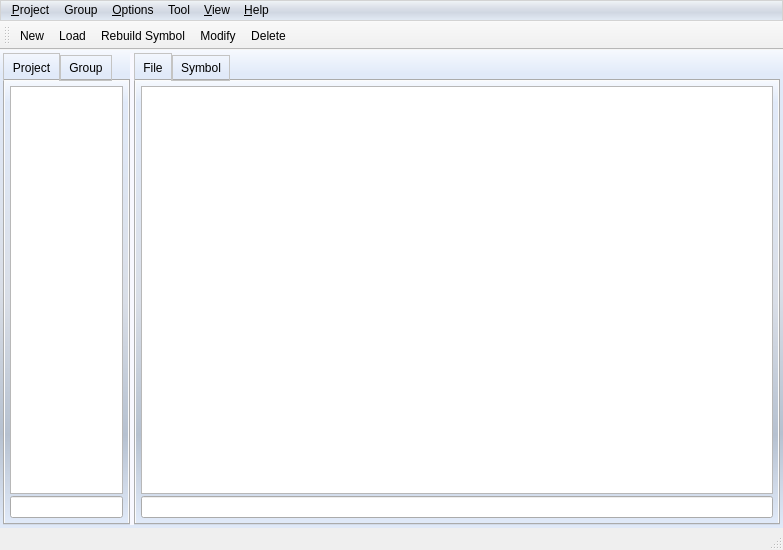
<?xml version="1.0" encoding="UTF-8"?>
<ui version="4.0">
 <author>YCH</author>
 <class>mainWindow</class>
 <widget class="QMainWindow" name="mainWindow">
  <property name="geometry">
   <rect>
    <x>0</x>
    <y>0</y>
    <width>783</width>
    <height>550</height>
   </rect>
  </property>
  <property name="windowTitle">
   <string>Blink</string>
  </property>
  <property name="styleSheet">
   <string notr="true">QPushButton:hover:flat { border: 1px solid grey; border-radius: 3px}
QTreeView {selection-background-color:steelblue}
QListWidget {selection-background-color:steelblue}

QMenuBar {
	background-color: qlineargradient(x1:0, y1:0, x2:0, y2:1, stop:0 #f2f6f8, stop:0.4 #d9dee7, stop:0.6 #d0d7e2, stop: 1 #e4ecf6);
	border: 1px solid lightgrey;
} 

QTabBar::tab {
    background: qlineargradient(x1: 0, y1: 0, x2: 0, y2: 1,
                                stop: 0 #E1E1E1, stop: 0.4 #DDDDDD,
                                stop: 0.5 #D8D8D8, stop: 1.0 #D3D3D3);
    border: 1px solid #C4C4C3;
	padding: 5px;
    min-width: 8ex;
}

QTabBar::tab:selected, QTabBar::tab:hover {
    background: qlineargradient(x1: 0, y1: 0, x2: 0, y2: 1,
                                stop: 0 #fafafa, stop: 0.4 #f4f4f4,
                                stop: 0.5 #e7e7e7, stop: 1.0 #fafafa);
	padding: 5px;
	padding-left: 8px;
	padding-right: 8px;
	border-bottom: 0px
}

QTabBar::tab:!selected {
    margin-top: 2px;
	padding: 5px;
	padding-left: 8px;
	padding-right: 8px;
}

QSplitter::handle {
	background: ghostwhite;
}
</string>
  </property>
  <widget class="QWidget" name="centralwidget">
   <property name="sizePolicy">
    <sizepolicy hsizetype="Expanding" vsizetype="Expanding">
     <horstretch>1</horstretch>
     <verstretch>1</verstretch>
    </sizepolicy>
   </property>
   <property name="styleSheet">
    <string notr="true">.QWidget {background-color: qlineargradient(x1:0, y1:0, x2:0, y2:1, stop:0 #f6f9fe, stop:0.05 #e1eaf9, stop:0.5 #d9dee7 , stop:0.8 #b6c1d0, stop: 1 #e1eaf9);}</string>
   </property>
   <layout class="QGridLayout" name="gridLayout">
    <property name="leftMargin">
     <number>0</number>
    </property>
    <property name="topMargin">
     <number>0</number>
    </property>
    <property name="rightMargin">
     <number>0</number>
    </property>
    <property name="bottomMargin">
     <number>0</number>
    </property>
    <property name="spacing">
     <number>0</number>
    </property>
    <item row="0" column="0">
     <widget class="QWidget" name="containerwidget" native="true">
      <property name="sizePolicy">
       <sizepolicy hsizetype="Expanding" vsizetype="Expanding">
        <horstretch>1</horstretch>
        <verstretch>1</verstretch>
       </sizepolicy>
      </property>
      <layout class="QGridLayout" name="gridLayout_2">
       <property name="leftMargin">
        <number>3</number>
       </property>
       <property name="topMargin">
        <number>3</number>
       </property>
       <property name="rightMargin">
        <number>3</number>
       </property>
       <property name="bottomMargin">
        <number>3</number>
       </property>
       <property name="spacing">
        <number>3</number>
       </property>
       <item row="0" column="1">
        <widget class="QSplitter" name="splitter">
         <property name="sizePolicy">
          <sizepolicy hsizetype="Expanding" vsizetype="Expanding">
           <horstretch>0</horstretch>
           <verstretch>0</verstretch>
          </sizepolicy>
         </property>
         <property name="frameShadow">
          <enum>QFrame::Plain</enum>
         </property>
         <property name="midLineWidth">
          <number>0</number>
         </property>
         <property name="orientation">
          <enum>Qt::Horizontal</enum>
         </property>
         <property name="opaqueResize">
          <bool>true</bool>
         </property>
         <property name="childrenCollapsible">
          <bool>false</bool>
         </property>
         <widget class="QTabWidget" name="mainTabWidget">
          <property name="sizePolicy">
           <sizepolicy hsizetype="Expanding" vsizetype="Expanding">
            <horstretch>1</horstretch>
            <verstretch>1</verstretch>
           </sizepolicy>
          </property>
          <property name="styleSheet">
           <string notr="true"/>
          </property>
          <property name="currentIndex">
           <number>0</number>
          </property>
          <property name="iconSize">
           <size>
            <width>22</width>
            <height>22</height>
           </size>
          </property>
          <property name="documentMode">
           <bool>false</bool>
          </property>
          <property name="tabsClosable">
           <bool>false</bool>
          </property>
          <property name="movable">
           <bool>true</bool>
          </property>
          <widget class="QWidget" name="projectTab">
           <attribute name="icon">
            <iconset resource="../app.qrc">
             <normaloff>:/Images/project.png</normaloff>:/Images/project.png</iconset>
           </attribute>
           <attribute name="title">
            <string>Project</string>
           </attribute>
           <layout class="QVBoxLayout">
            <property name="spacing">
             <number>2</number>
            </property>
            <property name="leftMargin">
             <number>5</number>
            </property>
            <property name="topMargin">
             <number>5</number>
            </property>
            <property name="rightMargin">
             <number>5</number>
            </property>
            <property name="bottomMargin">
             <number>5</number>
            </property>
            <item>
             <widget class="CProjectListWidget" name="project_listView">
              <property name="focusPolicy">
               <enum>Qt::WheelFocus</enum>
              </property>
              <property name="styleSheet">
               <string notr="true">QTreeView::item {color: #0066FF;}
QTreeView::item:selected
{
color: white;
background-color:qlineargradient(x1: 0, y1: 0, x2: 0, y2: 1, stop: 0 #97C0FC, stop: 1 #70A9FF);
}</string>
              </property>
              <property name="editTriggers">
               <set>QAbstractItemView::NoEditTriggers</set>
              </property>
              <property name="selectionMode">
               <enum>QAbstractItemView::ExtendedSelection</enum>
              </property>
              <property name="uniformRowHeights">
               <bool>true</bool>
              </property>
              <property name="allColumnsShowFocus">
               <bool>true</bool>
              </property>
             </widget>
            </item>
            <item>
             <layout class="QGridLayout" rowstretch="0" columnstretch="0">
              <property name="horizontalSpacing">
               <number>6</number>
              </property>
              <item row="0" column="0">
               <widget class="QLineEdit" name="projectPattern_lineEdit">
                <property name="sizePolicy">
                 <sizepolicy hsizetype="Preferred" vsizetype="Fixed">
                  <horstretch>0</horstretch>
                  <verstretch>0</verstretch>
                 </sizepolicy>
                </property>
                <property name="maximumSize">
                 <size>
                  <width>16777215</width>
                  <height>16777215</height>
                 </size>
                </property>
                <property name="sizeIncrement">
                 <size>
                  <width>0</width>
                  <height>0</height>
                 </size>
                </property>
               </widget>
              </item>
             </layout>
            </item>
           </layout>
          </widget>
          <widget class="QWidget" name="groupTab">
           <attribute name="icon">
            <iconset resource="../app.qrc">
             <normaloff>:/Images/group.png</normaloff>:/Images/group.png</iconset>
           </attribute>
           <attribute name="title">
            <string>Group</string>
           </attribute>
           <layout class="QVBoxLayout">
            <property name="spacing">
             <number>2</number>
            </property>
            <property name="leftMargin">
             <number>5</number>
            </property>
            <property name="topMargin">
             <number>5</number>
            </property>
            <property name="rightMargin">
             <number>5</number>
            </property>
            <property name="bottomMargin">
             <number>5</number>
            </property>
            <item>
             <widget class="CGroupListWidget" name="group_listView">
              <property name="sizePolicy">
               <sizepolicy hsizetype="Expanding" vsizetype="Expanding">
                <horstretch>0</horstretch>
                <verstretch>0</verstretch>
               </sizepolicy>
              </property>
              <property name="styleSheet">
               <string notr="true">QTreeView::item {color: #0066FF;
background-color:qlineargradient(x1: 0, y1: 0, x2: 1, y2: 0, stop: 0 white, stop: 1 #FAFAFA)
}
QTreeView::item:selected
{
color: white;
background-color:qlineargradient(x1: 0, y1: 0, x2: 0, y2: 1, stop: 0 #97C0FC, stop: 1 #70A9FF);
}</string>
              </property>
              <property name="editTriggers">
               <set>QAbstractItemView::NoEditTriggers</set>
              </property>
              <property name="selectionMode">
               <enum>QAbstractItemView::ExtendedSelection</enum>
              </property>
              <property name="uniformRowHeights">
               <bool>true</bool>
              </property>
              <property name="allColumnsShowFocus">
               <bool>true</bool>
              </property>
             </widget>
            </item>
            <item>
             <layout class="QGridLayout" name="gridLayout_3">
              <item row="0" column="0">
               <widget class="QLineEdit" name="groupPattern_lineEdit"/>
              </item>
             </layout>
            </item>
           </layout>
          </widget>
         </widget>
         <widget class="QTabWidget" name="infoTabWidget">
          <property name="sizePolicy">
           <sizepolicy hsizetype="Expanding" vsizetype="Expanding">
            <horstretch>10</horstretch>
            <verstretch>1</verstretch>
           </sizepolicy>
          </property>
          <property name="minimumSize">
           <size>
            <width>0</width>
            <height>0</height>
           </size>
          </property>
          <property name="maximumSize">
           <size>
            <width>16777215</width>
            <height>16777215</height>
           </size>
          </property>
          <property name="toolTip">
           <string/>
          </property>
          <property name="statusTip">
           <string/>
          </property>
          <property name="inputMethodHints">
           <set>Qt::ImhNone</set>
          </property>
          <property name="currentIndex">
           <number>0</number>
          </property>
          <property name="iconSize">
           <size>
            <width>22</width>
            <height>22</height>
           </size>
          </property>
          <property name="movable">
           <bool>true</bool>
          </property>
          <widget class="QWidget" name="fileTab">
           <attribute name="icon">
            <iconset resource="../app.qrc">
             <normaloff>:/Images/file.png</normaloff>:/Images/file.png</iconset>
           </attribute>
           <attribute name="title">
            <string>File</string>
           </attribute>
           <layout class="QVBoxLayout">
            <property name="spacing">
             <number>2</number>
            </property>
            <property name="leftMargin">
             <number>5</number>
            </property>
            <property name="topMargin">
             <number>5</number>
            </property>
            <property name="rightMargin">
             <number>5</number>
            </property>
            <property name="bottomMargin">
             <number>5</number>
            </property>
            <item>
             <widget class="CFileListWidget" name="file_listView">
              <property name="sizePolicy">
               <sizepolicy hsizetype="Expanding" vsizetype="Expanding">
                <horstretch>0</horstretch>
                <verstretch>0</verstretch>
               </sizepolicy>
              </property>
              <property name="focusPolicy">
               <enum>Qt::WheelFocus</enum>
              </property>
              <property name="styleSheet">
               <string notr="true">QTreeView::item {color: #0066FF;}
QTreeView::item:selected
{
color: white;
background-color:qlineargradient(x1: 0, y1: 0, x2: 0, y2: 1, stop: 0 #97C0FC, stop: 1 #70A9FF);
}</string>
              </property>
              <property name="editTriggers">
               <set>QAbstractItemView::NoEditTriggers</set>
              </property>
              <property name="selectionMode">
               <enum>QAbstractItemView::ExtendedSelection</enum>
              </property>
              <property name="uniformRowHeights">
               <bool>true</bool>
              </property>
              <property name="allColumnsShowFocus">
               <bool>true</bool>
              </property>
             </widget>
            </item>
            <item>
             <widget class="QFrame" name="frame">
              <property name="minimumSize">
               <size>
                <width>20</width>
                <height>21</height>
               </size>
              </property>
              <property name="frameShape">
               <enum>QFrame::NoFrame</enum>
              </property>
              <property name="frameShadow">
               <enum>QFrame::Plain</enum>
              </property>
              <property name="lineWidth">
               <number>0</number>
              </property>
              <layout class="QVBoxLayout">
               <property name="spacing">
                <number>0</number>
               </property>
               <property name="leftMargin">
                <number>0</number>
               </property>
               <property name="topMargin">
                <number>0</number>
               </property>
               <property name="rightMargin">
                <number>0</number>
               </property>
               <property name="bottomMargin">
                <number>0</number>
               </property>
               <item>
                <layout class="QHBoxLayout">
                 <property name="spacing">
                  <number>0</number>
                 </property>
                 <property name="leftMargin">
                  <number>0</number>
                 </property>
                 <property name="topMargin">
                  <number>0</number>
                 </property>
                 <property name="rightMargin">
                  <number>0</number>
                 </property>
                 <property name="bottomMargin">
                  <number>0</number>
                 </property>
                 <item>
                  <widget class="QLineEdit" name="filePattern_lineEdit">
                   <property name="sizePolicy">
                    <sizepolicy hsizetype="Expanding" vsizetype="Fixed">
                     <horstretch>80</horstretch>
                     <verstretch>0</verstretch>
                    </sizepolicy>
                   </property>
                  </widget>
                 </item>
                </layout>
               </item>
              </layout>
             </widget>
            </item>
           </layout>
          </widget>
          <widget class="QWidget" name="symbolTab">
           <attribute name="icon">
            <iconset resource="../app.qrc">
             <normaloff>:/Images/symbol.png</normaloff>:/Images/symbol.png</iconset>
           </attribute>
           <attribute name="title">
            <string>Symbol</string>
           </attribute>
           <layout class="QVBoxLayout">
            <property name="spacing">
             <number>2</number>
            </property>
            <property name="leftMargin">
             <number>5</number>
            </property>
            <property name="topMargin">
             <number>5</number>
            </property>
            <property name="rightMargin">
             <number>5</number>
            </property>
            <property name="bottomMargin">
             <number>5</number>
            </property>
            <item>
             <widget class="CSearchTextEdit" name="symbol_textBrowser"/>
            </item>
            <item>
             <widget class="QFrame" name="searchFrame">
              <property name="enabled">
               <bool>true</bool>
              </property>
              <property name="styleSheet">
               <string notr="true">QFrame {color: #0066FF;
background-color:qlineargradient(x1: 0, y1: 0, x2: 0, y2: 1, stop: 0 #e6f0fc, stop: 1 #cee1ff);
} </string>
              </property>
              <property name="frameShape">
               <enum>QFrame::NoFrame</enum>
              </property>
              <property name="frameShadow">
               <enum>QFrame::Plain</enum>
              </property>
              <property name="lineWidth">
               <number>0</number>
              </property>
              <layout class="QGridLayout" name="gridLayout_5" rowstretch="0,0" columnstretch="0,0,0,0">
               <property name="leftMargin">
                <number>4</number>
               </property>
               <property name="topMargin">
                <number>0</number>
               </property>
               <property name="rightMargin">
                <number>0</number>
               </property>
               <property name="bottomMargin">
                <number>0</number>
               </property>
               <property name="spacing">
                <number>0</number>
               </property>
               <item row="1" column="2">
                <widget class="QPushButton" name="previousSymbolButton">
                 <property name="text">
                  <string>Previous</string>
                 </property>
                 <property name="flat">
                  <bool>true</bool>
                 </property>
                </widget>
               </item>
               <item row="1" column="1">
                <widget class="QPushButton" name="nextSymbolButton">
                 <property name="sizePolicy">
                  <sizepolicy hsizetype="Minimum" vsizetype="Fixed">
                   <horstretch>0</horstretch>
                   <verstretch>0</verstretch>
                  </sizepolicy>
                 </property>
                 <property name="toolTip">
                  <string>Search</string>
                 </property>
                 <property name="statusTip">
                  <string>Search</string>
                 </property>
                 <property name="text">
                  <string>Next</string>
                 </property>
                 <property name="shortcut">
                  <string>Return</string>
                 </property>
                 <property name="flat">
                  <bool>true</bool>
                 </property>
                </widget>
               </item>
               <item row="1" column="3">
                <spacer name="horizontalSpacer">
                 <property name="orientation">
                  <enum>Qt::Horizontal</enum>
                 </property>
                 <property name="sizeHint" stdset="0">
                  <size>
                   <width>40</width>
                   <height>20</height>
                  </size>
                 </property>
                </spacer>
               </item>
               <item row="1" column="0">
                <widget class="QLineEdit" name="frameSymbol_lineEdit">
                 <property name="sizePolicy">
                  <sizepolicy hsizetype="Expanding" vsizetype="Fixed">
                   <horstretch>0</horstretch>
                   <verstretch>0</verstretch>
                  </sizepolicy>
                 </property>
                 <property name="minimumSize">
                  <size>
                   <width>0</width>
                   <height>0</height>
                  </size>
                 </property>
                </widget>
               </item>
              </layout>
             </widget>
            </item>
            <item>
             <layout class="QGridLayout" name="gridLayout_4" rowstretch="0,0" columnstretch="0,0,0">
              <property name="horizontalSpacing">
               <number>6</number>
              </property>
              <property name="verticalSpacing">
               <number>12</number>
              </property>
              <item row="1" column="2">
               <widget class="QPushButton" name="searchButton">
                <property name="sizePolicy">
                 <sizepolicy hsizetype="Minimum" vsizetype="Fixed">
                  <horstretch>0</horstretch>
                  <verstretch>0</verstretch>
                 </sizepolicy>
                </property>
                <property name="toolTip">
                 <string>Search for the symbol</string>
                </property>
                <property name="text">
                 <string> Search</string>
                </property>
                <property name="icon">
                 <iconset resource="../app.qrc">
                  <normaloff>:/Icons/22x22/zoom-3.png</normaloff>:/Icons/22x22/zoom-3.png</iconset>
                </property>
                <property name="iconSize">
                 <size>
                  <width>22</width>
                  <height>22</height>
                 </size>
                </property>
                <property name="shortcut">
                 <string/>
                </property>
                <property name="flat">
                 <bool>true</bool>
                </property>
               </widget>
              </item>
              <item row="1" column="1">
               <widget class="QLineEdit" name="search_lineEdit">
                <property name="sizePolicy">
                 <sizepolicy hsizetype="Expanding" vsizetype="Fixed">
                  <horstretch>0</horstretch>
                  <verstretch>0</verstretch>
                 </sizepolicy>
                </property>
                <property name="minimumSize">
                 <size>
                  <width>0</width>
                  <height>0</height>
                 </size>
                </property>
               </widget>
              </item>
             </layout>
            </item>
           </layout>
          </widget>
         </widget>
        </widget>
       </item>
      </layout>
     </widget>
    </item>
   </layout>
  </widget>
  <widget class="QMenuBar" name="menubar">
   <property name="geometry">
    <rect>
     <x>0</x>
     <y>0</y>
     <width>783</width>
     <height>42</height>
    </rect>
   </property>
   <widget class="QMenu" name="menuHelp">
    <property name="title">
     <string>&amp;Help</string>
    </property>
    <addaction name="actionAbout"/>
   </widget>
   <widget class="QMenu" name="menuOptions">
    <property name="title">
     <string>&amp;Options</string>
    </property>
    <addaction name="actionSetting"/>
    <addaction name="actionProjectAndGroupCaseSensitive"/>
    <addaction name="actionFileCaseSensitive"/>
    <addaction name="actionSymbolCaseSensitive"/>
    <addaction name="actionSymbolRegularExpression"/>
   </widget>
   <widget class="QMenu" name="menuProject">
    <property name="title">
     <string>&amp;Project</string>
    </property>
    <addaction name="actionProjectNew"/>
    <addaction name="actionProjectLoad"/>
    <addaction name="actionProjectRebuildTag"/>
    <addaction name="actionProjectModify"/>
    <addaction name="actionProjectDelete"/>
    <addaction name="actionProjectGroup"/>
   </widget>
   <widget class="QMenu" name="menuView">
    <property name="title">
     <string>&amp;View</string>
    </property>
    <addaction name="actionAlways_on_top"/>
    <addaction name="actionTransparent"/>
    <addaction name="actionToolbar"/>
    <addaction name="actionProject_Panel"/>
    <addaction name="actionFile_Panel"/>
   </widget>
   <widget class="QMenu" name="menuGroup">
    <property name="title">
     <string>Group</string>
    </property>
    <addaction name="actionGroupNew"/>
    <addaction name="actionGroupLoad"/>
    <addaction name="actionGroupUpdate"/>
    <addaction name="actionGroupModify"/>
    <addaction name="actionGroupDelete"/>
   </widget>
   <widget class="QMenu" name="menuTool">
    <property name="title">
     <string>Tool</string>
    </property>
    <addaction name="actionFindReplaceDialog"/>
   </widget>
   <addaction name="menuProject"/>
   <addaction name="menuGroup"/>
   <addaction name="menuOptions"/>
   <addaction name="menuTool"/>
   <addaction name="menuView"/>
   <addaction name="menuHelp"/>
  </widget>
  <widget class="QStatusBar" name="statusbar"/>
  <widget class="QToolBar" name="toolBar">
   <property name="windowTitle">
    <string>toolBar</string>
   </property>
   <property name="styleSheet">
    <string notr="true"/>
   </property>
   <property name="iconSize">
    <size>
     <width>20</width>
     <height>20</height>
    </size>
   </property>
   <property name="toolButtonStyle">
    <enum>Qt::ToolButtonIconOnly</enum>
   </property>
   <attribute name="toolBarArea">
    <enum>TopToolBarArea</enum>
   </attribute>
   <attribute name="toolBarBreak">
    <bool>false</bool>
   </attribute>
   <addaction name="actionProjectNew"/>
   <addaction name="actionProjectLoad"/>
   <addaction name="actionProjectRebuildTag"/>
   <addaction name="actionProjectModify"/>
   <addaction name="actionProjectDelete"/>
  </widget>
  <action name="actionAbout">
   <property name="icon">
    <iconset resource="../app.qrc">
     <normaloff>:/Icons/22x22/gtk-about.png</normaloff>:/Icons/22x22/gtk-about.png</iconset>
   </property>
   <property name="text">
    <string>&amp;About</string>
   </property>
  </action>
  <action name="actionExit">
   <property name="text">
    <string>&amp;Quit</string>
   </property>
  </action>
  <action name="actionSetting">
   <property name="enabled">
    <bool>true</bool>
   </property>
   <property name="icon">
    <iconset resource="../app.qrc">
     <normaloff>:/Icons/22x22/gtk-execute.png</normaloff>:/Icons/22x22/gtk-execute.png</iconset>
   </property>
   <property name="text">
    <string>&amp;Setting</string>
   </property>
  </action>
  <action name="actionProjectNew">
   <property name="icon">
    <iconset resource="../app.qrc">
     <normaloff>:/Icons/22x22/gtk-new.png</normaloff>:/Icons/22x22/gtk-new.png</iconset>
   </property>
   <property name="text">
    <string>&amp;New</string>
   </property>
  </action>
  <action name="actionProjectLoad">
   <property name="icon">
    <iconset resource="../app.qrc">
     <normaloff>:/Icons/22x22/gtk-redo-ltr.png</normaloff>:/Icons/22x22/gtk-redo-ltr.png</iconset>
   </property>
   <property name="text">
    <string>&amp;Load</string>
   </property>
  </action>
  <action name="actionProjectModify">
   <property name="icon">
    <iconset resource="../app.qrc">
     <normaloff>:/Icons/22x22/gtk-properties.png</normaloff>:/Icons/22x22/gtk-properties.png</iconset>
   </property>
   <property name="text">
    <string>&amp;Modify</string>
   </property>
  </action>
  <action name="actionProjectDelete">
   <property name="icon">
    <iconset resource="../app.qrc">
     <normaloff>:/Icons/22x22/gtk-delete.png</normaloff>:/Icons/22x22/gtk-delete.png</iconset>
   </property>
   <property name="text">
    <string>&amp;Delete</string>
   </property>
  </action>
  <action name="actionFileCopy">
   <property name="icon">
    <iconset resource="../app.qrc">
     <normaloff>:/Icons/22x22/edit-copy-4.png</normaloff>:/Icons/22x22/edit-copy-4.png</iconset>
   </property>
   <property name="text">
    <string>Copy Pathnames</string>
   </property>
   <property name="shortcutContext">
    <enum>Qt::WindowShortcut</enum>
   </property>
  </action>
  <action name="actionSearch">
   <property name="icon">
    <iconset resource="../app.qrc">
     <normaloff>:/Icons/22x22/zoom-3.png</normaloff>:/Icons/22x22/zoom-3.png</iconset>
   </property>
   <property name="text">
    <string>Search</string>
   </property>
   <property name="toolTip">
    <string>Search</string>
   </property>
   <property name="shortcutContext">
    <enum>Qt::WindowShortcut</enum>
   </property>
  </action>
  <action name="actionCancelTagUpdate">
   <property name="icon">
    <iconset>
     <normaloff>:/Icons/22x22/actions/gtk-cancel.png</normaloff>:/Icons/22x22/actions/gtk-cancel.png</iconset>
   </property>
   <property name="text">
    <string>Cancel update</string>
   </property>
  </action>
  <action name="actionRegular_exp">
   <property name="checkable">
    <bool>true</bool>
   </property>
   <property name="text">
    <string>Regular exp.</string>
   </property>
   <property name="menuRole">
    <enum>QAction::TextHeuristicRole</enum>
   </property>
  </action>
  <action name="actionWildcard">
   <property name="checkable">
    <bool>true</bool>
   </property>
   <property name="text">
    <string>Wildcard</string>
   </property>
  </action>
  <action name="actionFixed_string">
   <property name="checkable">
    <bool>true</bool>
   </property>
   <property name="text">
    <string>Fixed string</string>
   </property>
  </action>
  <action name="actionAlways_on_top">
   <property name="checkable">
    <bool>true</bool>
   </property>
   <property name="text">
    <string>Always On Top</string>
   </property>
  </action>
  <action name="actionTransparent">
   <property name="checkable">
    <bool>true</bool>
   </property>
   <property name="text">
    <string>Transparent</string>
   </property>
  </action>
  <action name="actionAuto_Hide_Menu">
   <property name="checkable">
    <bool>true</bool>
   </property>
   <property name="text">
    <string>Auto Hide Menu</string>
   </property>
  </action>
  <action name="actionToolbar">
   <property name="checkable">
    <bool>true</bool>
   </property>
   <property name="text">
    <string>Toolbar</string>
   </property>
  </action>
  <action name="actionProject_Panel">
   <property name="checkable">
    <bool>true</bool>
   </property>
   <property name="text">
    <string>Project Panel</string>
   </property>
  </action>
  <action name="actionFile_Panel">
   <property name="checkable">
    <bool>true</bool>
   </property>
   <property name="text">
    <string>File Panel</string>
   </property>
  </action>
  <action name="actionWebZoomIn">
   <property name="text">
    <string>actionWebZoomIn</string>
   </property>
   <property name="toolTip">
    <string>Zoom In</string>
   </property>
  </action>
  <action name="actionWebZoomOut">
   <property name="text">
    <string>actionWebZoomOut</string>
   </property>
   <property name="toolTip">
    <string>Zoom Out</string>
   </property>
  </action>
  <action name="actionFileExplore">
   <property name="icon">
    <iconset resource="../app.qrc">
     <normaloff>:/Icons/22x22/document-open-folder.png</normaloff>:/Icons/22x22/document-open-folder.png</iconset>
   </property>
   <property name="text">
    <string>Explore</string>
   </property>
   <property name="toolTip">
    <string>Explore</string>
   </property>
   <property name="shortcutContext">
    <enum>Qt::ApplicationShortcut</enum>
   </property>
  </action>
  <action name="actionFileConsole">
   <property name="icon">
    <iconset resource="../app.qrc">
     <normaloff>:/Icons/22x22/xconsole-2.png</normaloff>:/Icons/22x22/xconsole-2.png</iconset>
   </property>
   <property name="text">
    <string>Console</string>
   </property>
   <property name="shortcutContext">
    <enum>Qt::ApplicationShortcut</enum>
   </property>
  </action>
  <action name="actionProjectExplore">
   <property name="icon">
    <iconset resource="../app.qrc">
     <normaloff>:/Icons/22x22/document-open-folder.png</normaloff>:/Icons/22x22/document-open-folder.png</iconset>
   </property>
   <property name="text">
    <string>Explore</string>
   </property>
  </action>
  <action name="actionProjectConsole">
   <property name="icon">
    <iconset resource="../app.qrc">
     <normaloff>:/Icons/22x22/xconsole-2.png</normaloff>:/Icons/22x22/xconsole-2.png</iconset>
   </property>
   <property name="text">
    <string>Console</string>
   </property>
  </action>
  <action name="actionFileProperties">
   <property name="text">
    <string>Properties</string>
   </property>
  </action>
  <action name="actionFileEditExternal">
   <property name="icon">
    <iconset resource="../app.qrc">
     <normaloff>:/Icons/22x22/edit-4.png</normaloff>:/Icons/22x22/edit-4.png</iconset>
   </property>
   <property name="text">
    <string>&amp;Edit (External)</string>
   </property>
  </action>
  <action name="actionProjectAndGroupCaseSensitive">
   <property name="checkable">
    <bool>true</bool>
   </property>
   <property name="text">
    <string>Project, Group Case Sensitive</string>
   </property>
  </action>
  <action name="actionSymbolCaseSensitive">
   <property name="checkable">
    <bool>true</bool>
   </property>
   <property name="checked">
    <bool>true</bool>
   </property>
   <property name="text">
    <string>Symbol Case Sensitive</string>
   </property>
  </action>
  <action name="actionFileCaseSensitive">
   <property name="checkable">
    <bool>true</bool>
   </property>
   <property name="text">
    <string>File Case Sensitive</string>
   </property>
  </action>
  <action name="actionNextSymbolSearch">
   <property name="text">
    <string>nextSymbolSearch</string>
   </property>
  </action>
  <action name="actionPreviousSymbolSearch">
   <property name="text">
    <string>previousSymbolSearch</string>
   </property>
  </action>
  <action name="actionGroupNew">
   <property name="text">
    <string>New</string>
   </property>
  </action>
  <action name="actionGroupLoad">
   <property name="text">
    <string>Load</string>
   </property>
  </action>
  <action name="actionGroupUpdate">
   <property name="text">
    <string>Update</string>
   </property>
  </action>
  <action name="actionGroupModify">
   <property name="text">
    <string>Modify</string>
   </property>
  </action>
  <action name="actionGroupDelete">
   <property name="text">
    <string>Delete</string>
   </property>
  </action>
  <action name="actionProjectGroup">
   <property name="icon">
    <iconset resource="../app.qrc">
     <normaloff>:/Icons/22x22/insert-link-2.png</normaloff>:/Icons/22x22/insert-link-2.png</iconset>
   </property>
   <property name="text">
    <string>Add to group</string>
   </property>
  </action>
  <action name="actionProjectRebuildTag">
   <property name="icon">
    <iconset resource="../app.qrc">
     <normaloff>:/Icons/22x22/gtk-refresh.png</normaloff>:/Icons/22x22/gtk-refresh.png</iconset>
   </property>
   <property name="text">
    <string>&amp;Rebuild Symbol</string>
   </property>
  </action>
  <action name="actionFindReplaceDialog">
   <property name="icon">
    <iconset resource="../app.qrc">
     <normaloff>:/Icons/22x22/zoom-3.png</normaloff>:/Icons/22x22/zoom-3.png</iconset>
   </property>
   <property name="text">
    <string>&amp;Replace in files</string>
   </property>
  </action>
  <action name="actionSymbolRegularExpression">
   <property name="checkable">
    <bool>true</bool>
   </property>
   <property name="text">
    <string>Symbol Regular Expression</string>
   </property>
  </action>
  <action name="actionProjectCopy">
   <property name="icon">
    <iconset resource="../app.qrc">
     <normaloff>:/Icons/22x22/edit-copy-4.png</normaloff>:/Icons/22x22/edit-copy-4.png</iconset>
   </property>
   <property name="text">
    <string>Copy Pathnames</string>
   </property>
  </action>
  <action name="actionFileEdit">
   <property name="icon">
    <iconset resource="../app.qrc">
     <normaloff>:/Icons/22x22/edit-4.png</normaloff>:/Icons/22x22/edit-4.png</iconset>
   </property>
   <property name="text">
    <string>Edit</string>
   </property>
   <property name="toolTip">
    <string>&amp;View</string>
   </property>
  </action>
 </widget>
 <customwidgets>
  <customwidget>
   <class>CProjectListWidget</class>
   <extends>QTreeView</extends>
   <header>Display/CProjectListWidget.h</header>
  </customwidget>
  <customwidget>
   <class>CFileListWidget</class>
   <extends>QTreeView</extends>
   <header>Display/CFileListWidget.h</header>
  </customwidget>
  <customwidget>
   <class>CGroupListWidget</class>
   <extends>QTreeView</extends>
   <header>Display/CGroupListWidget.h</header>
  </customwidget>
  <customwidget>
   <class>CSearchTextEdit</class>
   <extends>QPlainTextEdit</extends>
   <header>Display/CSearchTextEdit.h</header>
  </customwidget>
 </customwidgets>
 <tabstops>
  <tabstop>mainTabWidget</tabstop>
  <tabstop>project_listView</tabstop>
  <tabstop>projectPattern_lineEdit</tabstop>
  <tabstop>infoTabWidget</tabstop>
  <tabstop>group_listView</tabstop>
  <tabstop>file_listView</tabstop>
  <tabstop>filePattern_lineEdit</tabstop>
 </tabstops>
 <resources>
  <include location="../app.qrc"/>
  <include location="../webview.qrc"/>
 </resources>
 <connections/>
</ui>
